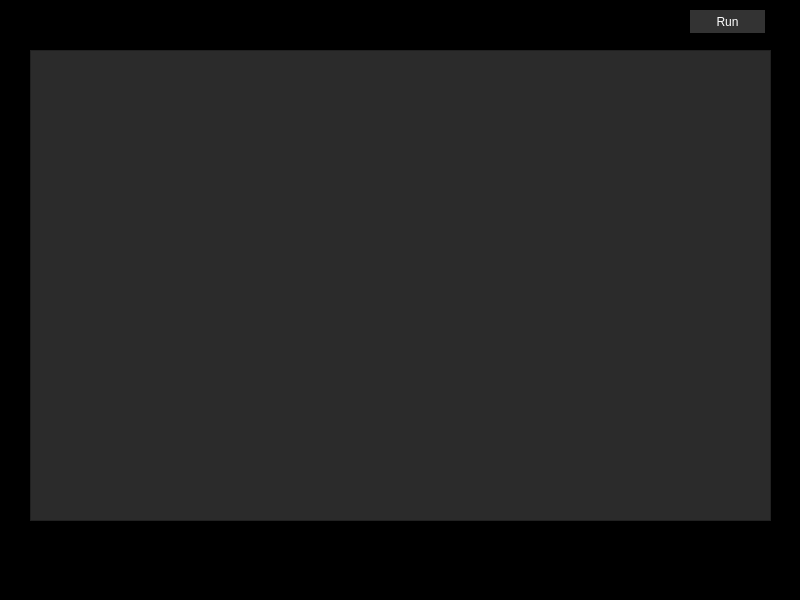
<?xml version="1.0" encoding="UTF-8"?>
<ui version="4.0">
 <class>MainWindow</class>
 <widget class="QMainWindow" name="MainWindow">
  <property name="geometry">
   <rect>
    <x>0</x>
    <y>0</y>
    <width>800</width>
    <height>600</height>
   </rect>
  </property>
  <property name="windowTitle">
   <string>MainWindow</string>
  </property>
  <property name="styleSheet">
   <string notr="true">background-color: #000;</string>
  </property>
  <widget class="QWidget" name="centralwidget">
   <widget class="QPushButton" name="btnRun">
    <property name="geometry">
     <rect>
      <x>690</x>
      <y>10</y>
      <width>75</width>
      <height>23</height>
     </rect>
    </property>
    <property name="styleSheet">
     <string notr="true">color:white;
background-color: #333;
border-radius: 20px; </string>
    </property>
    <property name="text">
     <string>Run</string>
    </property>
   </widget>
   <widget class="QWidget" name="verticalLayoutWidget">
    <property name="geometry">
     <rect>
      <x>30</x>
      <y>50</y>
      <width>741</width>
      <height>471</height>
     </rect>
    </property>
    <layout class="QVBoxLayout" name="verticalLayout">
     <item>
      <widget class="QPlainTextEdit" name="txtConsola">
       <property name="styleSheet">
        <string notr="true">color: #ccc;
background-color: #2b2b2b;
font-family: 'consolas';</string>
       </property>
      </widget>
     </item>
    </layout>
   </widget>
  </widget>
  <widget class="QMenuBar" name="menubar">
   <property name="geometry">
    <rect>
     <x>0</x>
     <y>0</y>
     <width>800</width>
     <height>21</height>
    </rect>
   </property>
  </widget>
  <widget class="QStatusBar" name="statusbar"/>
 </widget>
 <resources/>
 <connections/>
</ui>
